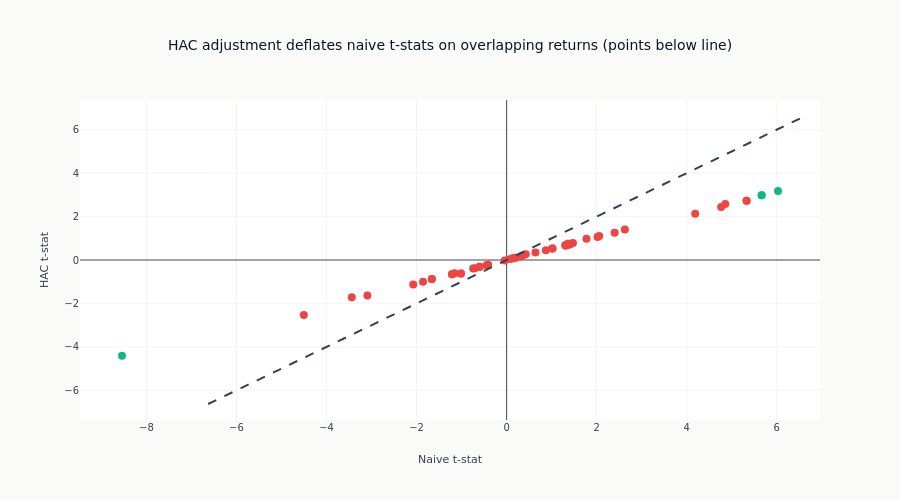

The notebook cell saved with this chart:
### Code cell
# Naive vs HAC t-statistics scatter
fig = go.Figure()
fig.add_trace(
    go.Scatter(
        x=eval_summary["naive_tstat"].to_list(),
        y=eval_summary["hac_tstat"].to_list(),
        mode="markers",
        text=eval_summary["feature"].to_list(),
        showlegend=False,
        marker=dict(
            color=[
                style.COLORS["positive"] if s else style.COLORS["negative"]
                for s in eval_summary["significant_fdr05"].to_list()
            ],
            size=8,
        ),
    )
)
_naive_max = eval_summary["naive_tstat"].max() if len(eval_summary) > 0 else 1.0
_hac_max = eval_summary["hac_tstat"].max() if len(eval_summary) > 0 else 1.0
max_t = max(abs(_naive_max or 1.0), abs(_hac_max or 1.0)) * 1.1
fig.add_trace(
    go.Scatter(
        x=[-max_t, max_t],
        y=[-max_t, max_t],
        mode="lines",
        line=dict(dash="dash", color=style.COLORS["neutral"]),
        showlegend=False,
    )
)
fig.update_layout(
    title="HAC adjustment deflates naive t-stats on overlapping returns (points below line)",
    xaxis_title="Naive t-stat",
    yaxis_title="HAC t-stat",
    template="ml4t",
    height=500,
)
fig.show()

### Figure 1 — Plotly figure (JSON) as saved in the notebook; plotly's stock layout.template omitted (floating-point values rounded to 4 significant figures)
{"data": [{"marker": {"color": ["#10b981", "#10b981", "#10b981", "#10b981", "#ef4444", "#ef4444", "#ef4444", "#ef4444", "#ef4444", "#ef4444", "#ef4444", "#ef4444", "#ef4444", "#ef4444", "#ef4444", "#ef4444", "#ef4444", "#ef4444", "#ef4444", "#ef4444", "#ef4444", "#ef4444", "#ef4444", "#ef4444", "#ef4444", "#ef4444", "#ef4444", "#ef4444", "#ef4444", "#ef4444", "#ef4444", "#ef4444", "#ef4444", "#ef4444", "#ef4444", "#ef4444", "#ef4444", "#ef4444", "#ef4444", "#ef4444", "#ef4444", "#ef4444", "#ef4444", "#ef4444", "#ef4444", "#ef4444", "#ef4444", "#ef4444", "#ef4444", "#ef4444", "#ef4444", "#ef4444", "#ef4444", "#ef4444", "#ef4444", "#ef4444", "#ef4444"], "size": 8}, "mode": "markers", "showlegend": false, "text": ["mom_accel_long", "skip_month_mom", "mom_rank_252d", "ret_252d", "sharpe_252d", "sharpe_rank_252d", "ts_mom_252d", "vol_ratio_medium", "is_seasonal_sector", "carry_momentum_5d", "carry_21d", "mom_accel_medium", "carry_mom_composite", "sharpe_composite", "dist_from_6m_low", "ts_mom_63d", "ls_signal", "mom_rank_63d", "ret_63d", "vol_21d", "vol_rank", "momentum_composite", "vol_63d", "vol_126d", "mom_accel_short", "carry_momentum_21d", "carry_regime_num", "dist_from_52w_high", "mom_rank_21d", "ret_21d", "carry_pct", "carry_rank", "sharpe_126d", "sharpe_rank_126d", "vol_yz_21d", "vol_ratio_short", "carry_zscore_126d", "curvature_rank", "curve_curvature_norm", "sharpe_21d", "risk_adj_score", "curvature_21d", "carry_mom_interaction", "vr_63d", "ret_5d", "ma_ratio_50", "rsi_14", "rsi_rank", "carry_zscore_63d", "ma_ratio_200", "carry_rank_sector", "sharpe_63d", "sharpe_rank_63d", "mom_rank_126d", "ret_126d", "ts_mom_126d", "ma_ratio_21"], "type": "scatter", "x": [-8.543, 6.027, 5.664, 5.664, 5.33, 5.33, 4.856, 4.764, -3.439, -4.504, 4.188, -3.092, 2.626, 2.399, 2.019, -2.075, 2.056, -1.661, -1.661, 1.391, 1.391, 1.473, 1.315, 1.308, 1.423, -1.857, 1.773, 1.319, -1.213, -1.213, 1.365, 1.365, 1.017, 1.017, 0.8702, -1.156, 1.302, -1.015, -1.015, -0.7064, -0.5949, 0.6407, -0.7438, -0.6051, 0.4248, -0.4086, -0.4404, -0.4404, -0.4338, 0.3012, 0.358, 0.1968, 0.1968, 0.1467, 0.1467, 0.08453, -0.04395], "y": [-4.412, 3.173, 2.979, 2.979, 2.726, 2.726, 2.574, 2.44, -1.71, -2.53, 2.129, -1.635, 1.403, 1.253, 1.061, -1.123, 1.103, -0.8691, -0.8691, 0.7103, 0.7103, 0.7774, 0.6665, 0.6645, 0.7452, -1.001, 0.9774, 0.6919, -0.6512, -0.6512, 0.7446, 0.7446, 0.534, 0.534, 0.4439, -0.6129, 0.6759, -0.6178, -0.6178, -0.3786, -0.3082, 0.3475, -0.3918, -0.3146, 0.2646, -0.216, -0.2386, -0.2386, -0.2288, 0.1571, 0.2023, 0.102, 0.102, 0.07688, 0.07688, 0.04534, -0.02423]}, {"line": {"color": "#334155", "dash": "dash"}, "mode": "lines", "showlegend": false, "type": "scatter", "x": [-6.63, 6.63], "y": [-6.63, 6.63]}], "layout": {"height": 500, "title": {"text": "HAC adjustment deflates naive t-stats on overlapping returns (points below line)"}, "xaxis": {"title": {"text": "Naive t-stat"}}, "yaxis": {"title": {"text": "HAC t-stat"}}}}
